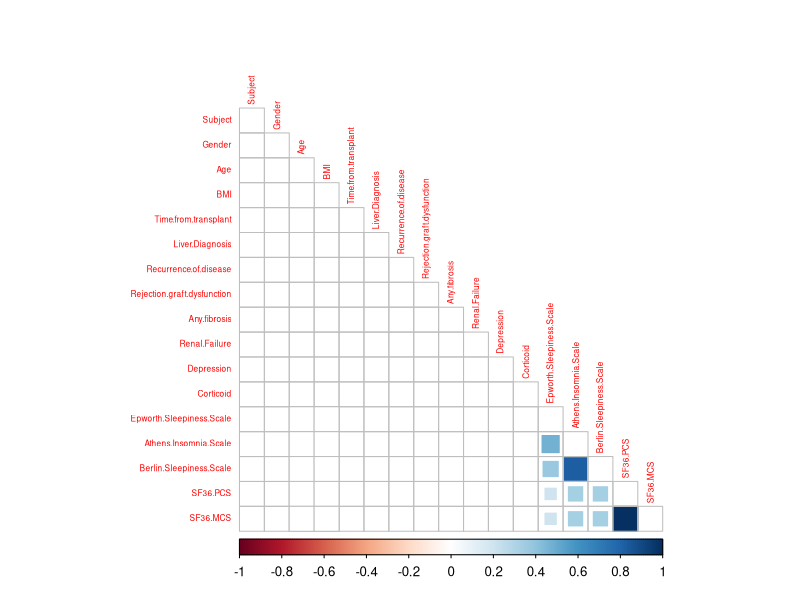
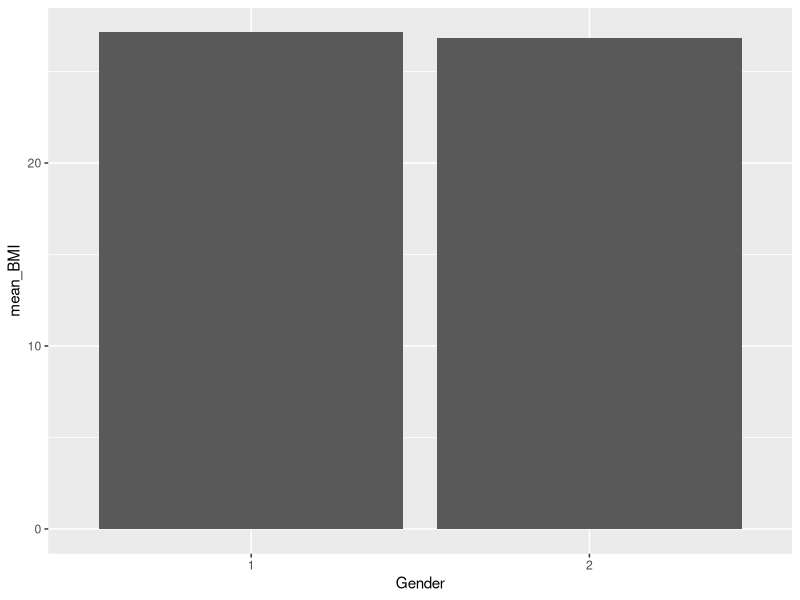

Reproduce these figures in R, in order.
# Main Team Project Script
# Authors: Youssef Emam, Hasan Abdo, Angela Bakaj
# Date: Aug. 12, 2024
# to run: set wd to main repo page (Solivana_DS1_Final folder)

eda <- function(sleep_data){
  #summarize mean age by gender
  sleep_data.age <- sleep_data %>% 
    group_by(Gender) %>%
    summarise(mean_age = mean(Age, na.rm = T))
  
  ggplot(data = sleep_data.age, mapping = aes(x = Gender, y= mean_age))+
    geom_col()
  
  #summarize BMI by gender
  sleep_data.BMI <- sleep_data %>% 
    group_by(Gender) %>%
    summarise(mean_BMI = mean(BMI, na.rm = T))
  
  ggplot(data = sleep_data.BMI, mapping = aes(x = Gender, y= mean_BMI))+
    geom_col()
}

#initialize libaries
library(tidyverse)
library(ggplot2)
library(corrplot)
library(Hmisc)
library(mice)

#import the data
sleep_data <- read.csv("datasets/project_data.csv", header = T)

names(sleep_data)

#clean the data

#select relevant columns
sleep_data <- sleep_data %>% 
  select(Subject,
         Gender,
         Age,
         BMI,
         Time.from.transplant,
         Liver.Diagnosis,
         Recurrence.of.disease,
         Rejection.graft.dysfunction,
         Any.fibrosis,
         Renal.Failure,
         Depression,
         Corticoid,
         Epworth.Sleepiness.Scale,
         Pittsburgh.Sleep.Quality.Index.Score,
         Athens.Insomnia.Scale,
         Berlin.Sleepiness.Scale,
         SF36.PCS,
         SF36.MCS)

#Quick glimplse of the data
summary(sleep_data)

#convert categorical data to factors
cols <- c("Gender", "Liver.Diagnosis", "Recurrence.of.disease", "Rejection.graft.dysfunction", "Any.fibrosis", "Renal.Failure", "Depression",  "Corticoid", "Berlin.Sleepiness.Scale")

#convert the specified columns to factors
sleep_data[cols] <- lapply(sleep_data[cols], as.factor)

#look at the unique values in each categorical field
# make sure there is nothing there that shouldnt be there
apply(sleep_data[cols], 2, unique)

#identify missingness in the data
tab <- apply(ifelse(is.na(sleep_data), "Missing", "Not Missing"), 2, table)

#proportion tables for missingness (True = not missing, false = missing)
lapply(tab, prop.table)

# PSS has 30% missingness, may make sense to exclude from the analysis
sleep_data <- sleep_data %>% 
  select(!Pittsburgh.Sleep.Quality.Index.Score)

#See if we can identify a mechanism of missingness
#convert NAs to true and non-NAs to false
NA_matrix <- is.na(sleep_data)

#calculate correlation matrix and p-value matrix
cor_matrix <- Hmisc::rcorr(NA_matrix)

diag(cor_matrix$r) <- 0
diag(cor_matrix$P) <- 0

cor_matrix$r[NA] <- 0
cor_matrix$P[NA] <- 0


#plot a heatmap
# Note alot of NA values in rows where SD = 0, i.e all values are complete
corrplot(cor_matrix$r, method = "square", p.mat = cor_matrix$P, insig = "blank", type = "lower", sig.level = 0.05, na.label = " ", tl.cex = 0.5)

# it seems that alot of people who did not fill out one sleep quality/QOL score, also tended not to fill out the rest


#Description of relevant data
eda(sleep_data)

#===============Imputation===================#
# we need to do something to deal with the missing data

  
